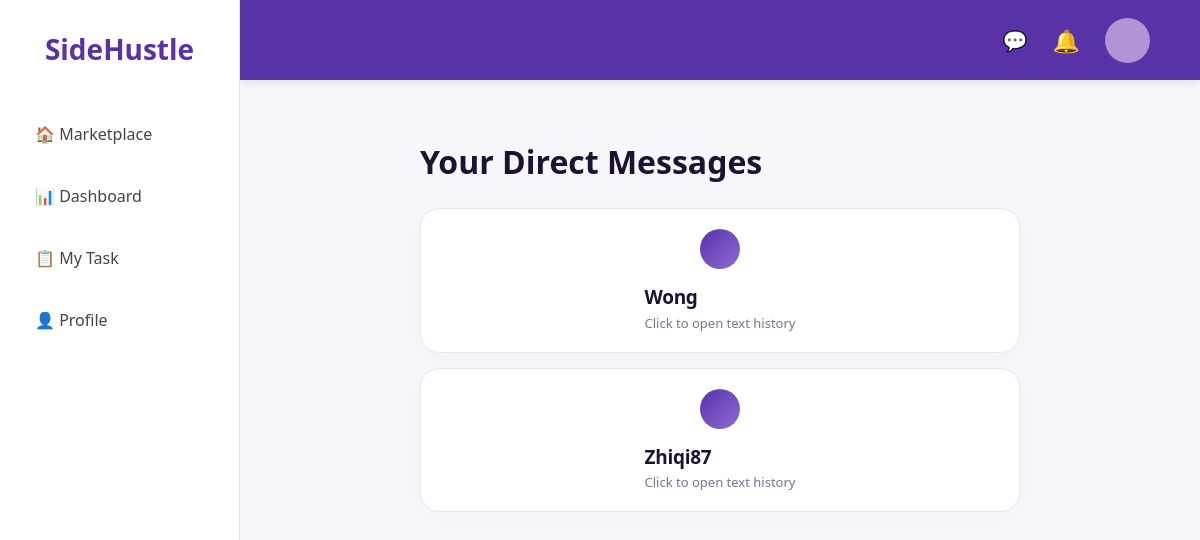
/private_inbox (signed in), run on an earlier commit of the app's database.
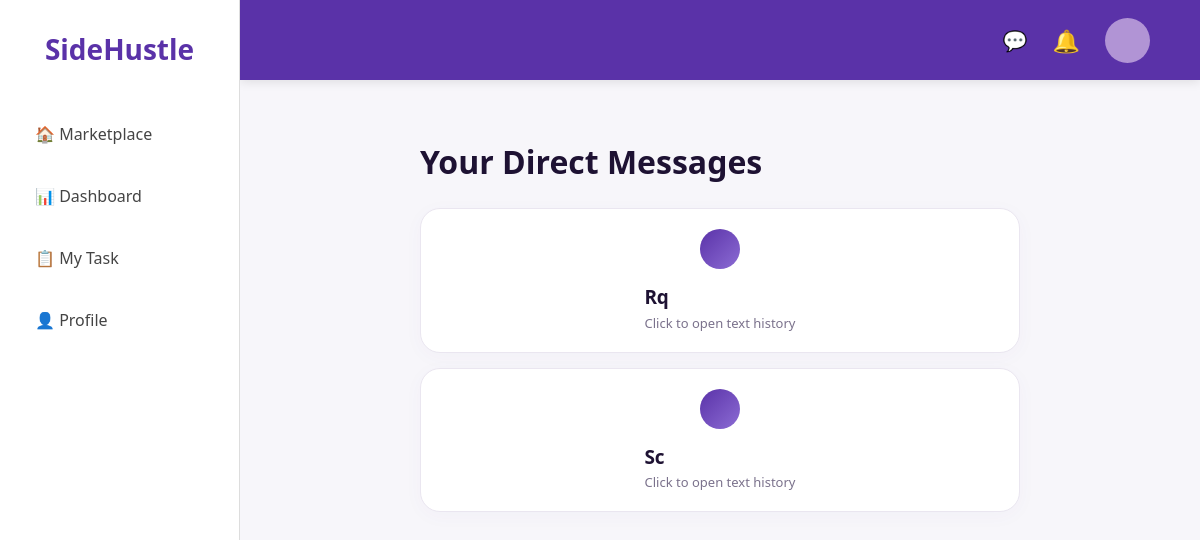
And on a later commit of the database.
### app.py (models this page shows)
class DirectMessage(db.Model):
    id = db.Column(db.Integer, primary_key=True)
    sender_username = db.Column(db.String(50), nullable=False)
    receiver_username = db.Column(db.String(50), nullable=False)
    content = db.Column(db.Text, nullable=False)
    timestamp = db.Column(db.DateTime, default=db.func.now())
    is_read = db.Column(db.Boolean, default=False)

### app.py (the view)
@app.route('/private_inbox')
def private_inbox():
    if 'user_id' not in session:
        return redirect(url_for('login'))
    current_user = User.query.get(session['user_id'])
    sent_msgs = DirectMessage.query.filter_by(sender_username=current_user.username).all()
    rcvd_msgs = DirectMessage.query.filter_by(receiver_username=current_user.username).all()
    chat_partners = set()
    for msg in sent_msgs:
        chat_partners.add(msg.receiver_username)
    for msg in rcvd_msgs:
        chat_partners.add(msg.sender_username)
    return render_template('private_inbox.html', chat_partners=list(chat_partners), user=current_user)

### app.py (called while the page is built)
@app.context_processor
def inject_notifications():
    if 'user_id' in session:
        current_user = User.query.get(session['user_id'])
        if current_user:
            user_notifications = Notification.query.filter_by(
                user_id=current_user.id
            ).order_by(Notification.id.desc()).limit(5).all()
            return dict(notifications=user_notifications)
        else:
            session.pop('user_id', None)
    return dict(notifications=[])

### templates/private_inbox.html
{% extends "base.html" %}
{% block content %}
<div class="container" style="max-width: 600px; margin: 0 auto; padding: 20px 0;">
    <h1 style="color: #1e1233; font-weight: 800; margin-bottom: 25px;">Your Direct Messages</h1>
    {% if not chat_partners %}
        <div class="card" style="text-align: center; padding: 40px; background: white; border-radius: 20px; border: 1px solid #eae6f0;">
            <p style="color: #7b728c;">No private chats found. You can message people directly through task profile links!</p>
        </div>
    {% else %}
        <div style="display: flex; flex-direction: column; gap: 15px;">
            {% for partner in chat_partners %}
                <a href="{{ url_for('private_chat', username=partner) }}" style="text-decoration: none; color: inherit; display: block;">
                    <div class="card" style="min-height: auto; padding: 20px; display: flex; align-items: center; gap: 15px; background: white; border-radius: 20px; border: 1px solid #eae6f0; transition: 0.2s;">
                        <div style="width: 40px; height: 40px; background: linear-gradient(135deg, #5a32a8, #8c6cd4); border-radius: 50%;"></div>
                        <div>
                            <h3 style="margin: 0; font-size: 16px; color: #1e1233;">{{ partner }}</h3>
                            <p style="margin: 3px 0 0 0; font-size: 13px; color: #7b728c;">Click to open text history</p>
                        </div>
                    </div>
                </a>
            {% endfor %}
        </div>
    {% endif %}
</div>
{% endblock %}

What changed in the data, as far as the page shows it:
no longer on this page (row edited): DirectMessage: receiver_username "Zhiqi87"
now on this page (row edited): DirectMessage: receiver_username "Rq"
changed DirectMessage (number 2 of 2 on the later page): receiver_username "Wong" → "Sc"
